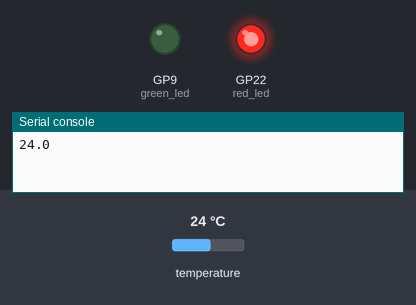
A program run on a simulated Raspberry Pi Pico running MicroPython. Shown: output pins drawn as LEDs (lit = HIGH), the last lines printed to the serial console. The test bench sets the inputs (shaded band); at power-on: temperature 24 °C.

Above: at 1.2 s.
1.3 s: temperature set to 36.3 °C
7.7 s: temperature set to 37.8 °C
At 13.6 s:
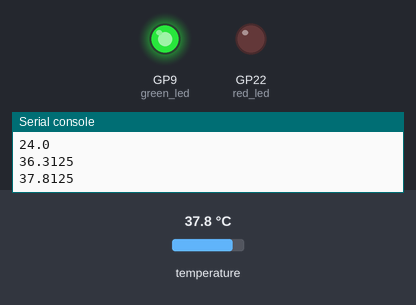
14.1 s: temperature set to 12 °C
At 19.0 s:
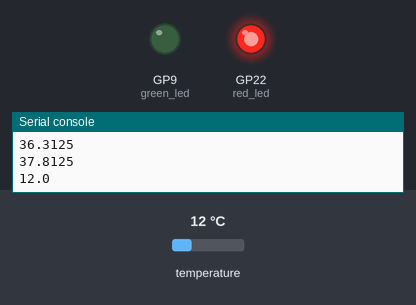
20.5 s: temperature set to 38 °C
At 24.3 s:
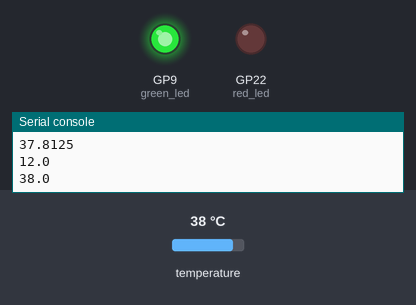
Timing chart, 0 to 25.8 s (numbered marks = the images above; inputs shaded):
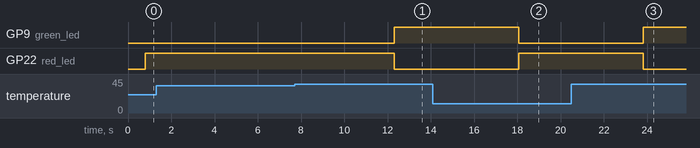

The program:

temp_monitor_onewire.py
```python
from machine import Pin
import onewire, ds18x20
import time

# Set the GPIO pins for the LEDs and temperature probe
green_led_pin = 9
red_led_pin = 22
temp_probe_pin = 2

# Set the minimum and maximum temperature values in Celsius
MIN_TEMP = 37.0
MAX_TEMP = 38.0

# Initialize the temperature probe
dat = Pin(temp_probe_pin)
ds_sensor = ds18x20.DS18X20(onewire.OneWire(dat))
roms = ds_sensor.scan()

# Initialize the GPIO pins for the LEDs
green_led = Pin(green_led_pin, Pin.OUT)
red_led = Pin(red_led_pin, Pin.OUT)

while True:
    # Take a temperature reading from the probe
    ds_sensor.convert_temp()
    time.sleep_ms(750)
    temp_c = ds_sensor.read_temp(roms[0])
    print(temp_c)

    # Check if the temperature is above or below the threshold values
    if temp_c < MIN_TEMP or temp_c > MAX_TEMP:
        # Turn on the red LED and turn off the green LED
        green_led.value(0)
        red_led.value(1)
    else:
        # Turn on the green LED and turn off the red LED
        green_led.value(1)
        red_led.value(0)

    # Wait for 5 seconds before taking another temperature reading
    time.sleep(5)
```

Measured:
- the behaviour switches between 36.9 and 37 °C on temperature (found by bisection; images 0 and 1)
- after the input at 7.7 s, GP9 (green_led): LOW → HIGH after 4.6 s; GP22 (red_led): HIGH → LOW after 4.6 s
- after the input at 14.1 s, GP9 (green_led): HIGH → LOW after 4.0 s; GP22 (red_led): LOW → HIGH after 4.0 s
- after the input at 20.5 s, GP9 (green_led): LOW → HIGH after 3.3 s; GP22 (red_led): HIGH → LOW after 3.3 s
